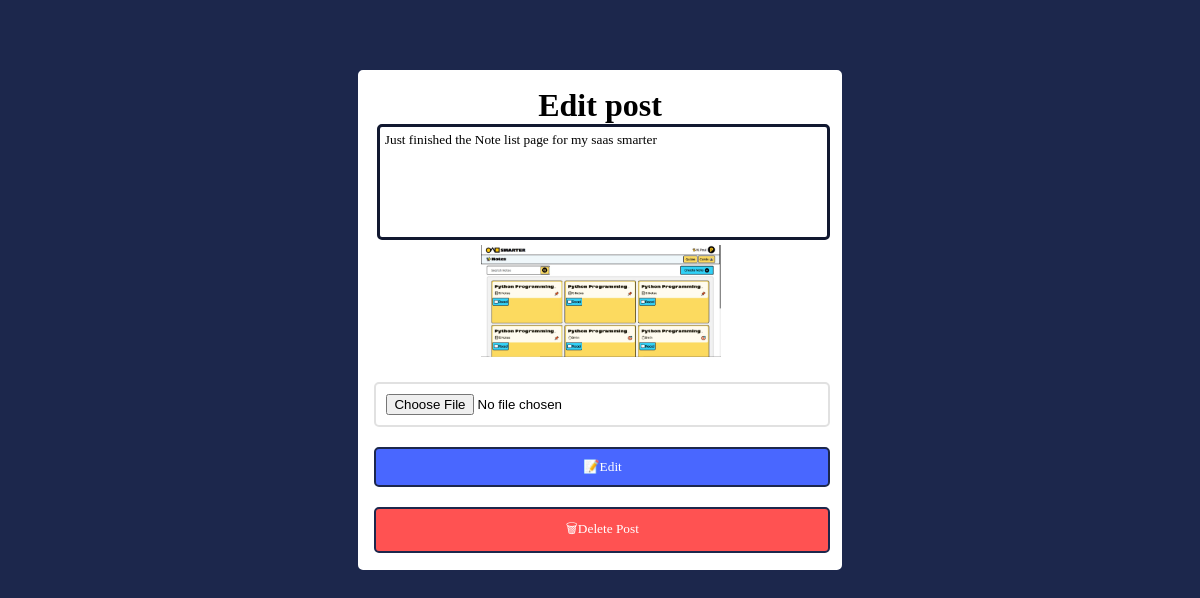
The app's page /edit/13 (signed in) with its own data.
### main/models.py (models this page shows)
class Post(models.Model) :
    profile = models.ForeignKey(Profile, on_delete=models.CASCADE, related_name='posts')
    content = models.TextField()
    image = models.ImageField(upload_to='post_images/', null=True, default=None)
    created_at = models.DateField(default=timezone.now)
    hidden = models.BooleanField(default=False)
    class Meta :
        ordering = ['created_at']
        indexes = [
            models.Index(fields=['created_at'])
        ]

### main/views.py (the view)
# urls.py: path('edit/<int:id>', views.edit_post, name='edit'),
@login_required(redirect_field_name='login')
def edit_post(request, id) :
    post = Post.objects.get(id=id)
    return render(request, 'main/edit.html', {'post': post})

### main/templates/main/edit.html (shortened to what this page needs)
{% extends 'main/base.html' %}
{% block content %}
<div class="main">
    <div class="txt">
        <h1 class="pp-head">Edit post</h1>
    </div>
    <div class="form">
        <form method="post" action="{% url 'edit-post' post.id %}" enctype="multipart/form-data">
            <textarea placeholder="Enter Content" name="content" id="content" required>{{post.content}}</textarea>
            {% if post.image %}
            <img src="{{post.image.url}}" class="upload-img">
            {% endif %}
            <input type="file" name="image" id="image-upload">
            <button type="submit" class="post-btn">&#128221;Edit</button>
        </form>
        <a href="{% url 'delete' post.id %}" style="text-decoration: none;">
            <button class="post-btn" style="background-color: rgb(255, 82, 82) !important;">&#128465;Delete Post</button>
        </a>
    </div>
</div>
{% endblock %}

### main/static/main/style.css (style rules this page uses)
* { padding: 0; margin: 0; }
body { background-color: #1c274c; }
.main { border: 2px solid white; width: 40%; margin: 0 auto; background-color: white; border-radius: 5px; padding-top: 15px; padding-bottom: 15px; position: relative; top: 70px; }
.txt { text-align: center; }
input { display: block; width: 90%; margin-left: 3%; padding: 10px; border: 2px solid #dddd; margin-top: 20px; border-radius: 5px; }
.post-btn { display: inline; margin-left: 3%; padding: 10px; border: 2px solid #1c274c; margin-top: 20px; border-radius: 5px; background-color: rgb(73, 103, 255); color: white; font-family: bionix; width: 95%; }
.pp-head { font-family: baloo; }
textarea { width: 91%; height: 100px; resize: none; font-family: baloo; border: 3px solid #111830; margin-left: 3.5%; border-radius: 5px; background-color: white; outline: none; padding: 5px; }
textarea::placeholder { color: black; }
.upload-img { border: 1px solid white; width: 50%; margin-left: 25%; }

### records on screen
Post: content "Just finished the Note list page for my saas smarter", image (picture)
